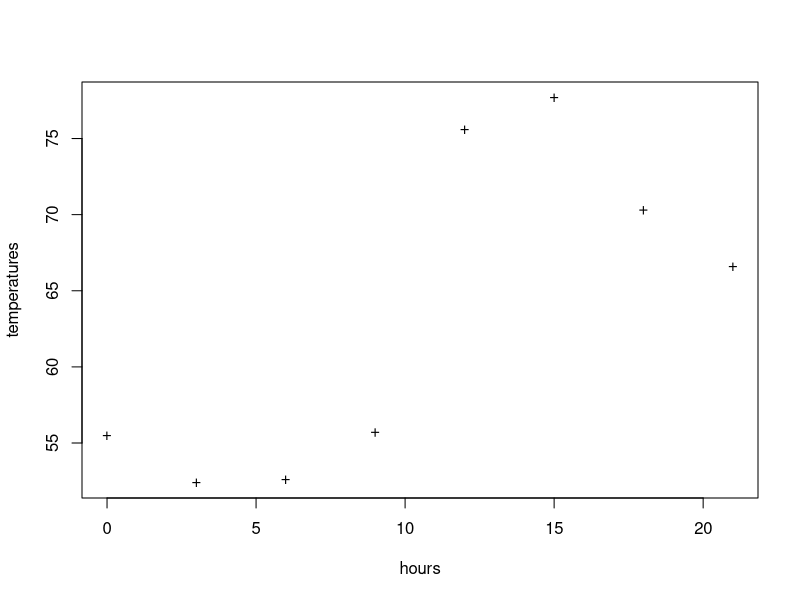
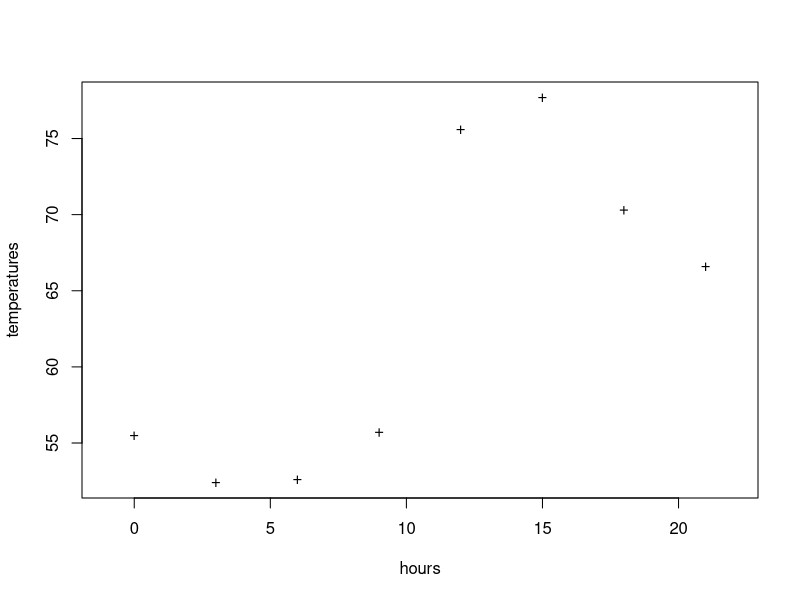
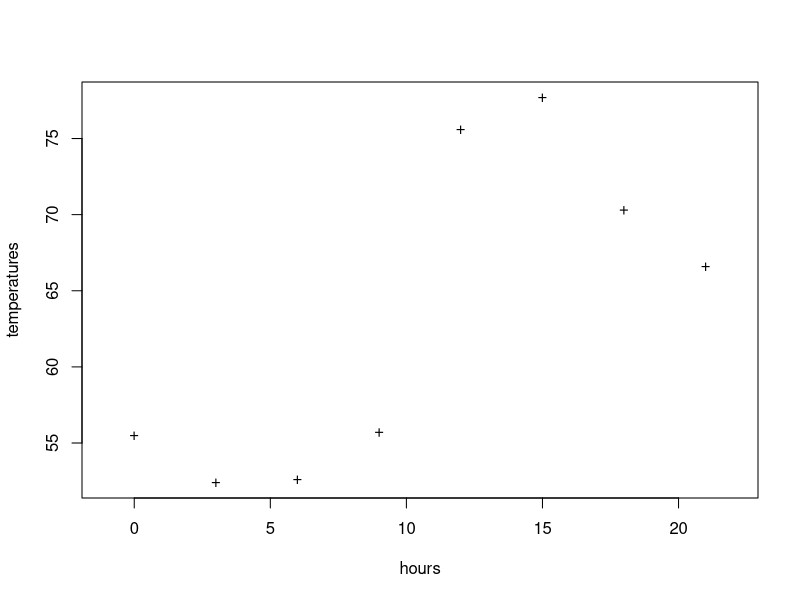

Write the R code that produced these figures, in order.
# A. Creazione dei vettori con le ore del giorno e le temperature registrate

# Creiamo un vettore contenente le ore del giorno a intervalli di 3 ore,
# dove 0 rappresenta la mezzanotte e 21 l'ultima misurazione della giornata.
hours <- seq(0, 21, 3) 

# Creiamo un vettore contenente le temperature registrate a ogni ora specificata.
temperatures <- c(55.5, 52.4, 52.6, 55.7, 75.6, 77.7, 70.3, 66.6)

# B. Creazione di un grafico dei dati con simboli '+' di colore nero

# Impostiamo il layout grafico predefinito
par(mfrow = c(1,1))

# Creiamo un grafico scatter con simboli '+' per rappresentare le temperature
plot(hours, temperatures, pch = "+")

# C. Modifica dell'intervallo dell'asse X per migliorare la visualizzazione

# Il punto a 0 ore cade sull'asse Y, rendendolo difficile da vedere.
# Modifichiamo l'intervallo dell'asse X con xlim per migliorare la leggibilità.
plot(hours, temperatures, pch = "+", xlim = c(-1, 22))

# D. Creazione di una funzione per convertire misure da centimetri a pollici

# Definiamo una funzione che converte una misura espressa in cm in pollici
# Sapendo che 2.54 cm equivalgono a 1 pollice.
cm2inches <- function(cm){
    return(cm / 2.54)
}

# E. Salvataggio del grafico in un file PDF di dimensioni 10x10 cm

# Utilizziamo la funzione pdf() per creare un file PDF nella cartella ./plots,
# impostando le dimensioni del grafico in pollici.
pdf(file = "./plots/plot_es4.pdf", 
    width = cm2inches(10), 
    height = cm2inches(10))

# Creiamo il grafico con l'intervallo X corretto.
plot(hours, temperatures, pch = "+", xlim = c(-1, 22))

# Chiudiamo il dispositivo grafico per salvare il file PDF.
dev.off()
